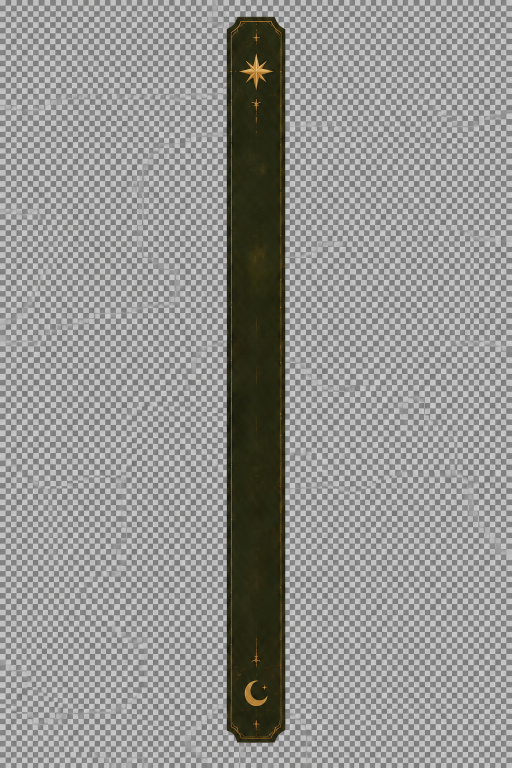
#> input picture art/ui/nav-rail.png, 1024 x 1536 px (shown at 1/2 size); its folder holds 2 pictures in this run
$ python cut-nav-art.py
#> lines starting #> are read from the running program, lines starting #| are printed output that depends on the picture; after the words box and inside, x2 and y2 are one past the last pixel; in counts of white or black regions, pixels touching at a corner belong together
"""Cut Chanté's painted nav pieces into what the page stretches.

    python3 scripts/cut-nav-art.py

Both sources in art/ui/ are painted on a checkerboard drawn into the pixels (no real transparency), so each
piece is keyed off it and cut into a head and a foot that keep their proportions and a body between them
that the page stretches to any height:

- art/ui/nav-rail.png → public/nav-rail-{head,body,foot}.webp. Keyed by darkness: the rail's green
  (about 37,38,17) against the light-grey checker. Kept at the source's 118px width; the numbers in
  globals.css (.nav-rail, .nav-toggle, .nav-mark) are its pixels: 118 wide, a 267px head, a 236px foot, the
  star's centre 110.5px down, the right-hand rule 108.5px across.
- art/ui/nav-parchment.png → public/nav-parchment-{head,body,foot}.webp. Keyed by saturation: the warm paper
  and its brown edge against the neutral checker. Resized to 384px wide (twice the 192px it's shown at);
  the head and foot are 67px each at that width, the corner flourishes inside them (.nav-panel::before).

Each: solid between each row's extents of the piece, a soft edge from the key in the ring just outside
them, and the edge pixels recoloured to the piece's rim so no grey fringe survives. If a painting changes,
re-measure its crop and slice rows and keep the numbers in globals.css in step.
"""
import os

import numpy as np
from PIL import Image

ROOT = os.path.dirname(os.path.dirname(os.path.abspath(__file__)))

PIECES = [
    dict(
        name='nav-rail',
        crop=(453, 33, 571, 1487),  # x0, y0, x1, y1: the rail with a pixel of edge
        head=300, foot=1251,        # source rows: below the star's spark; above the moon's spark
        key='dark', rim=(37, 38, 17),
        width=None,
    ),
    dict(
        name='nav-parchment',
        crop=(121, 19, 761, 1745),  # the sheet with a pixel of edge
        head=130, foot=1633,        # source rows: below the top corner flourishes; above the bottom ones
        key='warm', rim=(110, 76, 34),
        width=384,
    ),
]


def dilate(mask, r):
    out = mask.copy()
    for dy in range(-r, r + 1):
        for dx in range(-r, r + 1):
            out |= np.roll(np.roll(mask, dy, 0), dx, 1)
    return out


def key(img, kind):
    """(inside, soft alpha) for one piece: inside is a clear hit, soft the ramp for its edge."""
    if kind == 'dark':
        lum = img @ np.array([0.299, 0.587, 0.114])
        return lum < 100, np.clip((185 - lum) / 145, 0, 1)
    sat = img.max(-1) - img.min(-1)
    return sat > 30, np.clip((sat - 4) / 36, 0, 1)


def cut(p):
    x0, y0, x1, y1 = p['crop']
    img = np.asarray(Image.open(os.path.join(ROOT, 'art', 'ui', p['name'] + '.png')).convert('RGB')).astype(float)
    img = img[y0:y1, x0:x1]
#> img: shape (1454, 118, 3) float64
    hit, soft = key(img, p['key'])
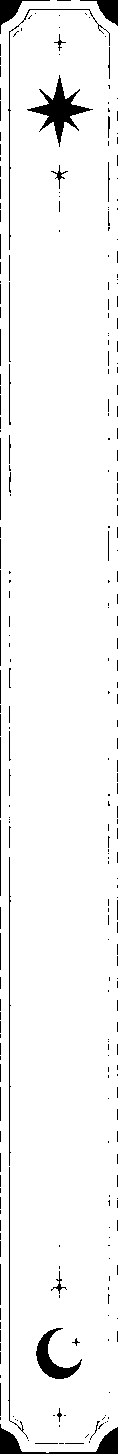
#> hit: shape (1454, 118) bool; 95.5% white; 270 black regions (223 under 20 px), largest, box (x1, y1, x2, y2) and area: (27, 75, 93, 147) 1226, (0, 1424, 118, 1454) 957, (36, 1328, 82, 1379) 799
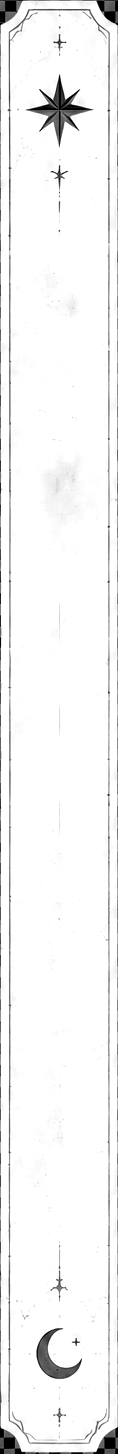
#> soft: shape (1454, 118) float64; min 0, max 1, mean 0.959

    solid = np.zeros_like(hit)
    for y in range(hit.shape[0]):
        xs = np.flatnonzero(hit[y])
        if len(xs) > 2:
            solid[y, xs[0] + 1 : xs[-1]] = True
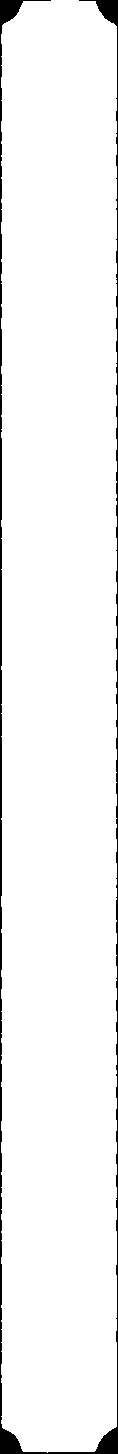
#> solid: shape (1454, 118) bool; 96.3% white; 1 black region, box (x1, y1, x2, y2) and area: (0, 0, 118, 1454) 6347

    alpha = np.where(solid, 1.0, np.where(dilate(solid, 2), soft, 0.0))
#> after the loop in dilate, `for dy in range(-r, r + 1):`:
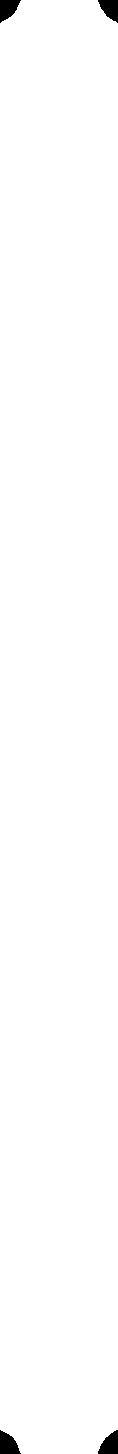
#> out: shape (1454, 118) bool; 99.3% white; 4 black regions, box (x1, y1, x2, y2) and area: (0, 1430, 21, 1454) 341, (98, 1430, 118, 1454) 329, (0, 0, 21, 23) 312, (98, 0, 118, 23) 304
    rgb = np.where((alpha < 1)[..., None], np.array(p['rim'], dtype=float), img)
    sheet = Image.fromarray(np.dstack([rgb, alpha * 255]).round().clip(0, 255).astype(np.uint8), 'RGBA')
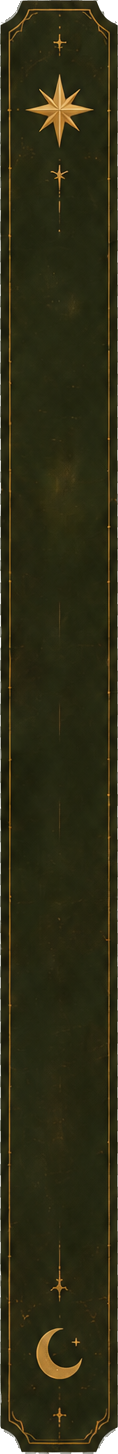
#> sheet: PIL image 118x1454 RGBA; mean R, G, B, A 43.3, 41.9, 18.6, 250.6; transparent parts drawn white

    head, foot = p['head'] - y0, p['foot'] - y0
    if p['width']:
        k = p['width'] / sheet.width
        sheet = sheet.resize((p['width'], round(sheet.height * k)), Image.LANCZOS)
        head, foot = round(head * k), sheet.height - round((sheet.height / k - foot) * k)

    arr = np.asarray(sheet)
    for part, rows in (('head', arr[:head]), ('body', arr[head:foot]), ('foot', arr[foot:])):
        path = os.path.join(ROOT, 'public', f"{p['name']}-{part}.webp")
        Image.fromarray(rows, 'RGBA').save(path, 'WEBP', quality=90, alpha_quality=100, method=6)
        print(f"{p['name']}-{part}.webp: {rows.shape[1]}x{rows.shape[0]}, {os.path.getsize(path) // 1024} KB")
#> this loop made 3 passes
#> part on passes 1 to 3: 'head', 'body', 'foot'
#| nav-rail-head.webp: 118x267, 5 KB
#| nav-rail-body.webp: 118x951, 8 KB
#| nav-rail-foot.webp: 118x236, 4 KB
#> pass 1, in cut, `Image.fromarray(rows, 'RGBA').save(path, 'WEBP', quality=90, alpha_qua..`:
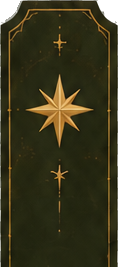
#> saved as nav-rail-head.webp: PIL image 118x267 RGBA; mean R, G, B, A 49.1, 46.2, 21.1, 247.3; transparent parts drawn white
#> pass 2, in cut, `Image.fromarray(rows, 'RGBA').save(path, 'WEBP', quality=90, alpha_qua..`:
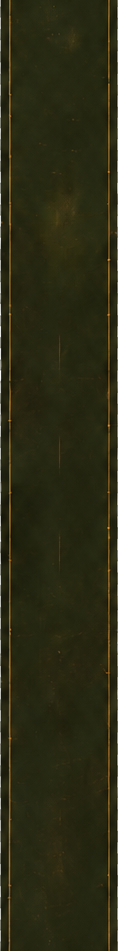
#> saved as nav-rail-body.webp: PIL image 118x951 RGBA; mean R, G, B, A 40.8, 40.3, 17.6, 252.8; transparent parts drawn white


if __name__ == '__main__':
    for piece in PIECES:
        cut(piece)
#> pass 2 of the loop `for piece in PIECES:`:
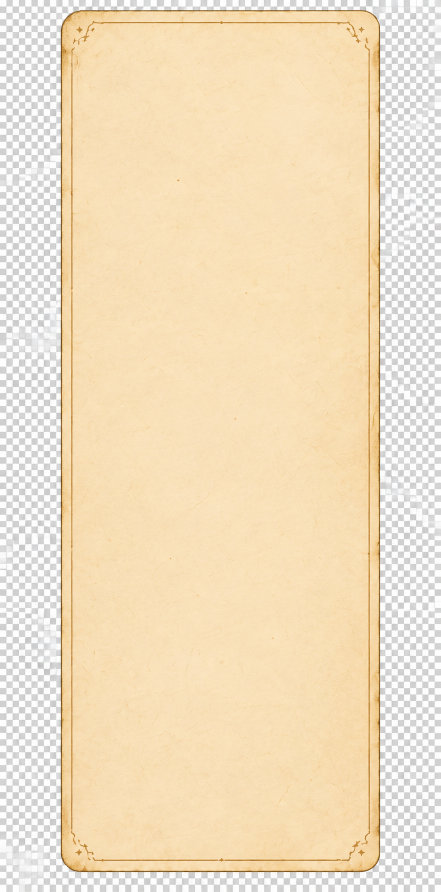
#> input picture art/ui/nav-parchment.png, 882 x 1783 px (shown at 1/2 size)
#> hit: shape (1726, 640) bool; 99.5% white; 14 black regions (2 under 20 px), largest, box (x1, y1, x2, y2) and area: (0, 0, 640, 889) 2402, (359, 1233, 640, 1726) 1065, (0, 597, 1, 1333) 736
#> soft: shape (1726, 640) float64
#> after the loop in dilate (call 2), `for dy in range(-r, r + 1):`:
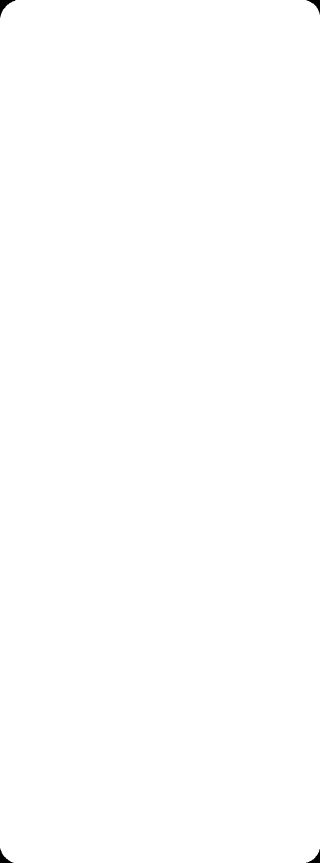
#> out: shape (1726, 640) bool (shown at 1/2 size); 99.9% white; 4 black regions, box (x1, y1, x2, y2) and area: (0, 0, 31, 35) 369, (0, 1697, 27, 1726) 278, (613, 0, 640, 29) 262, (612, 1698, 640, 1726) 261
#> alpha: shape (1726, 640) float64
#> rgb: shape (1726, 640, 3) float64
#> the loop in cut (call 2), `for part, rows in (('head', arr[:head]), ('body', arr[head:foot]), ('f..` made 3 passes
#> (printed output is left out)
#> pass 2, in cut (call 2), `Image.fromarray(rows, 'RGBA').save(path, 'WEBP', quality=90, alpha_qua..`:
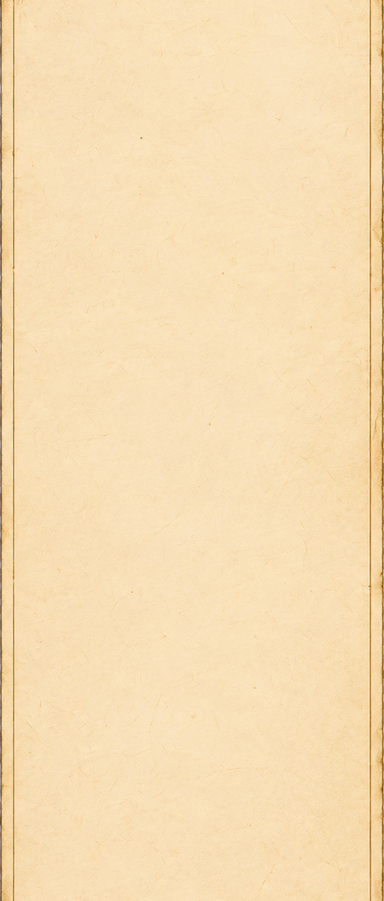
#> saved as nav-parchment-body.webp: PIL image 384x901 RGBA; mean R, G, B, A 245.9, 220.3, 178.4, 254.5; transparent parts drawn white
